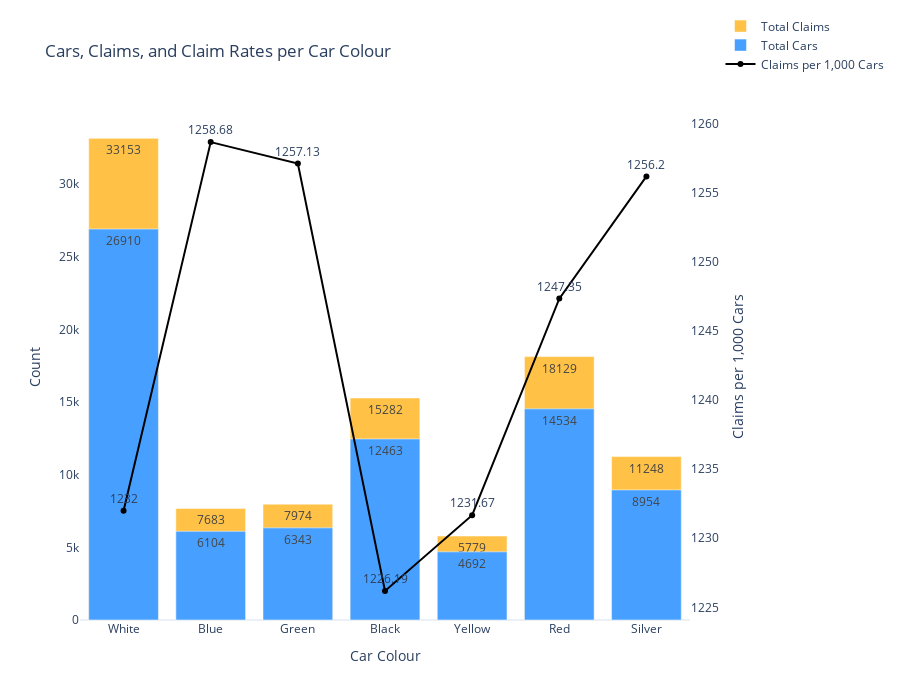

Notebook code for this chart:
### Code cell
# Merge the rates with counts/claims
#df_overlay = df_overlay.merge(df_rates, on="carcolour")

fig = go.Figure()

# Total claims bar
fig.add_trace(go.Bar(
    x=df_overlay["carcolour"],
    y=df_overlay["total_claims"],
    name="Total Claims",
    marker_color="#ffc247",
    text=df_overlay["total_claims"],
    textposition="inside"
))

# Total cars bar
fig.add_trace(go.Bar(
    x=df_overlay["carcolour"],
    y=df_overlay["total_cars"],
    name="Total Cars",
    marker_color="#47a0ff",
    text=df_overlay["total_cars"],
    textposition="inside"
))

# Claims per 1,000 cars line
fig.add_trace(go.Scatter(
    x=df_overlay["carcolour"],
    y=df_overlay["claim_rate"],
    name="Claims per 1,000 Cars",
    mode="lines+markers+text",
    text=df_overlay["claim_rate"].round(2),
    textposition="top center",
    line=dict(color="black", width=2),
    yaxis="y2"
))

# Layout
fig.update_layout(
    title="Cars, Claims, and Claim Rates per Car Colour",
    xaxis_title="Car Colour",
    yaxis=dict(
        title="Count",
        showgrid=False
    ),
    yaxis2=dict(
        title="Claims per 1,000 Cars",
        overlaying="y",
        side="right",
        showgrid=False
    ),
    barmode="overlay",
    xaxis_tickangle=0,
    legend=dict(x=1.05, y=1.2),
    #yaxis=dict(range=[0,500]),
    template="plotly_white",
    height=700,
    margin=dict(t=20)
)

fig.show()

### Figure 1 — Plotly figure (JSON) as saved in the notebook; plotly's stock layout.template omitted (floating-point values rounded to 4 significant figures)
{"data": [{"marker": {"color": "#ffc247"}, "name": "Total Claims", "text": [33153, 7683, 7974, 15282, 5779, 18129, 11248], "textposition": "inside", "type": "bar", "x": ["White", "Blue", "Green", "Black", "Yellow", "Red", "Silver"], "y": [33153, 7683, 7974, 15282, 5779, 18129, 11248]}, {"marker": {"color": "#47a0ff"}, "name": "Total Cars", "text": [26910, 6104, 6343, 12463, 4692, 14534, 8954], "textposition": "inside", "type": "bar", "x": ["White", "Blue", "Green", "Black", "Yellow", "Red", "Silver"], "y": [26910, 6104, 6343, 12463, 4692, 14534, 8954]}, {"line": {"color": "black", "width": 2}, "mode": "lines+markers+text", "name": "Claims per 1,000 Cars", "text": [1232, 1259.0, 1257.0, 1226.0, 1232.0, 1247.0, 1256.0], "textposition": "top center", "type": "scatter", "x": ["White", "Blue", "Green", "Black", "Yellow", "Red", "Silver"], "y": [1232.0, 1259.0, 1257.0, 1226.0, 1232.0, 1247.0, 1256.0], "yaxis": "y2"}], "layout": {"barmode": "overlay", "height": 700, "legend": {"x": 1.05, "y": 1.2}, "margin": {"t": 20}, "title": {"text": "Cars, Claims, and Claim Rates per Car Colour"}, "xaxis": {"tickangle": 0, "title": {"text": "Car Colour"}}, "yaxis": {"showgrid": false, "title": {"text": "Count"}}, "yaxis2": {"overlaying": "y", "showgrid": false, "side": "right", "title": {"text": "Claims per 1,000 Cars"}}}}
